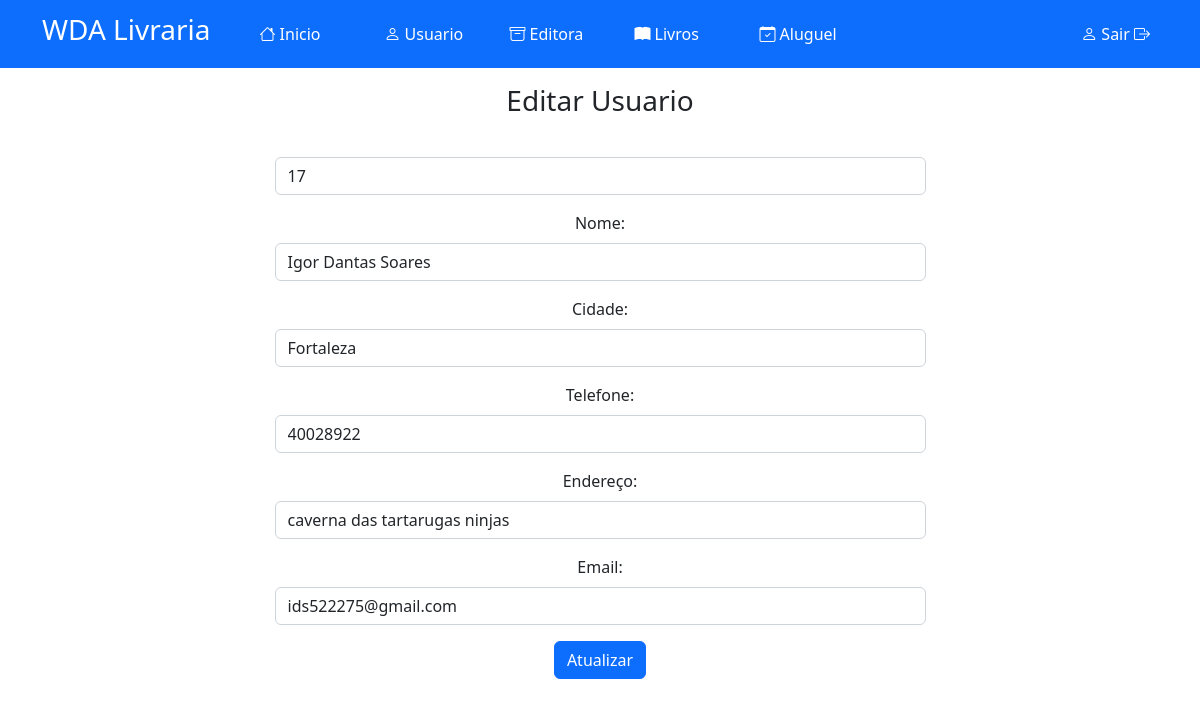
The page /index.php?menuop=editar-usuario&idUsuario=17 (signed in) on the database its author committed.
### tables this page shows
CREATE TABLE `tbusuario` (
  `idUsuario` int(11) NOT NULL,
  `nomeUsuario` varchar(200) NOT NULL,
  `cidadeUsuario` varchar(150) NOT NULL,
  `numeroUsuario` int(10) NOT NULL,
  `endereçoUsuario` varchar(200) NOT NULL,
  `emailUsuario` varchar(200) NOT NULL
);

### paginas/usuario/editar-usuario.php (the view, shortened to what this page needs)
<?php
$idUsuario = $_GET["idUsuario"];
$sql = "SELECT * FROM tbusuario WHERE idUsuario= {$idUsuario}";
$rs = $conexao -> query($sql);
$dados = $rs -> fetch_assoc();
?>
<center>
<header class="mb-3 mt-3">
    <h3>Editar Usuario</h3>
</header>
<div>
    <form action="index.php?menuop=atualizar-usuario" method="POST">
        <div class="mb-3 col-7">
            <input class="form-control" type="text" name="idUsuario" value="<?=$dados["idUsuario"]?>">
        </div>
        <div class="mb-3 col-7">
            <label class="form-label" for="nomeUsuario">Nome:</label>
            <input class="form-control" type="text" name="nomeUsuario" value="<?=$dados["nomeUsuario"]?>">
        </div>
        <div class="mb-3 col-7">
            <label class="form-label" for="cidadeUsuario">Cidade:</label>
            <input class="form-control" type="text" name="cidadeUsuario" value="<?=$dados["cidadeUsuario"]?>">
        </div>
        <div class="mb-3 col-7">
            <label class="form-label" for="numeroUsuario">Telefone:</label>
            <input class="form-control" type="text" name="numeroUsuario" value="<?=$dados["numeroUsuario"]?>">
        </div>
        <div class="mb-3 col-7">
            <label class="form-label" for="endereçoUsuario">Endereço:</label>
            <input class="form-control" type="text" name="endereçoUsuario" value="<?=$dados["endereçoUsuario"]?>">
        </div>
        <div class="mb-3 col-7">
            <label class="form-label" for="emailUsuario">Email:</label>
            <input class="form-control" type="email" name="emailUsuario" value="<?=$dados["emailUsuario"]?>">
        </div>
        <div class="mb-3 col-7">
            <input class="btn btn-primary" type="submit" value = "Atualizar" name="btnAtualizar">
        </div>
    </form>
</div>
</center>

### style.css (style rules this page uses)
* { margin: 0px; padding: 0px; }
body { background-color: rgb(228, 228, 228); }

### index.php (style rules this page uses)
body { background-color: #fff; }

### rows shown on the page
tbusuario: idUsuario "17", nomeUsuario "Igor Dantas Soares", cidadeUsuario "Fortaleza", numeroUsuario "40028922", endereçoUsuario "caverna das tartarugas ninjas", emailUsuario "ids522275@gmail.com"
